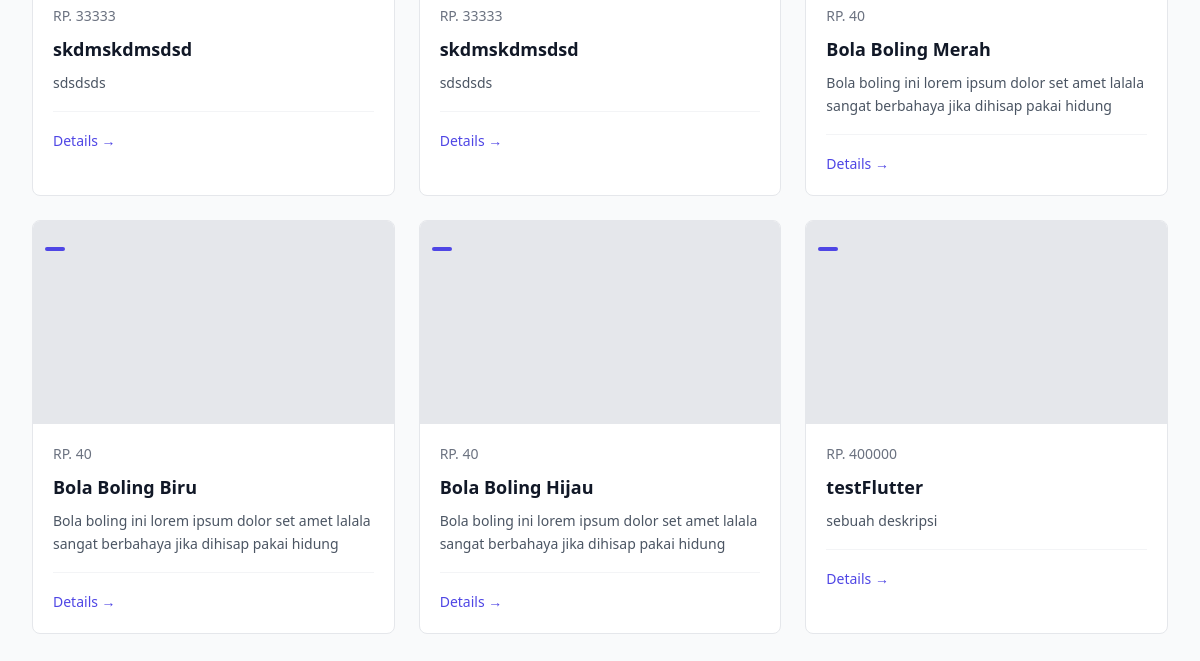
The app's page / (signed in, lower part), older data.
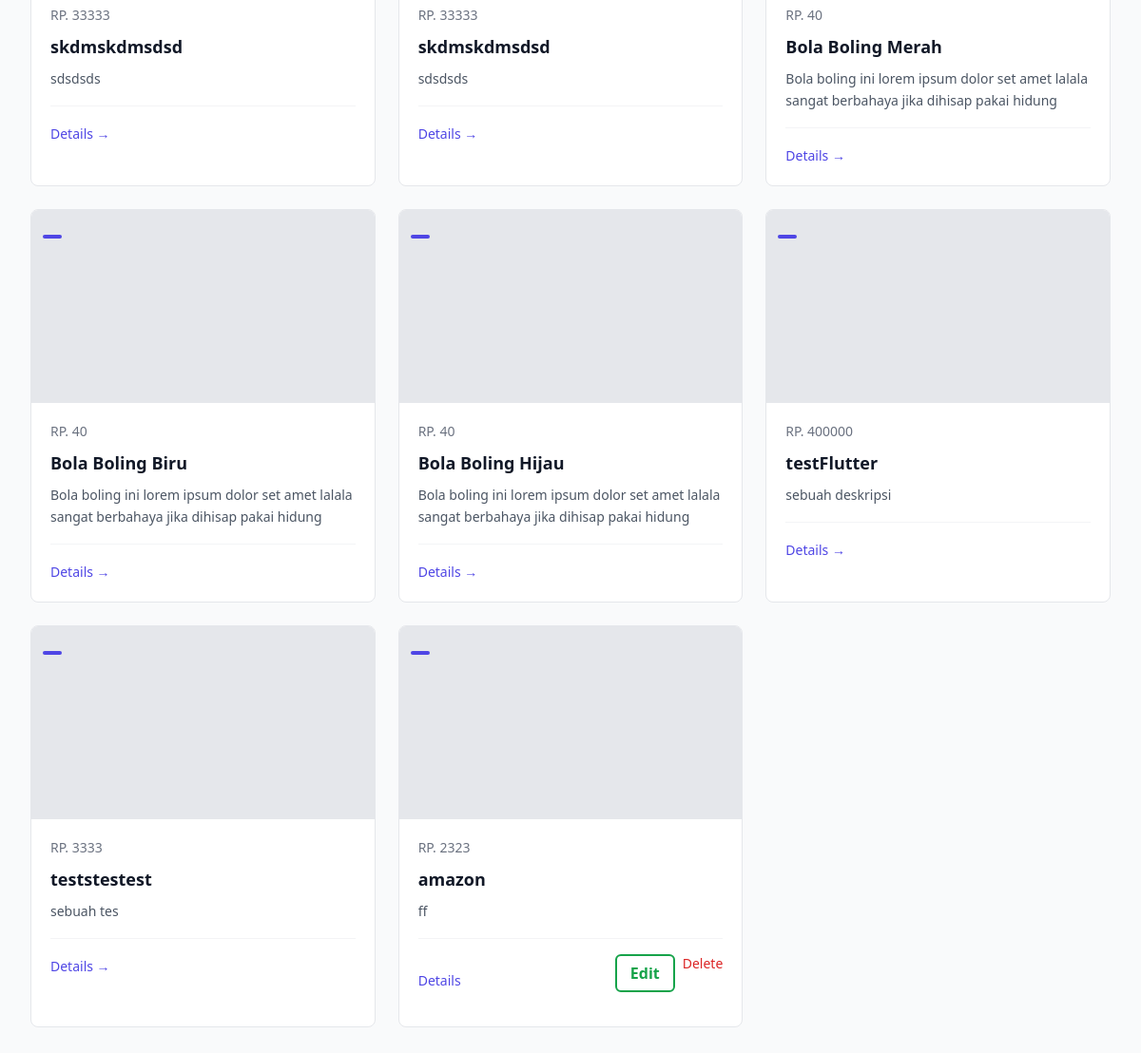
The same page, newer data.
### main/models.py (models this page shows, shortened)
class Products(models.Model):
    CATEGORY_CHOICES = [
        ('equipment', 'Equipment'),
        ('apparel', 'Apparel'),
        ('shoes', 'Shoes'),
        ('collector', 'Collector'),
    ]
    seller = models.ForeignKey(User, on_delete=models.CASCADE, null=True)
    id = models.UUIDField(primary_key=True, default=uuid.uuid4, editable=False)
    name = models.CharField()
    price = models.IntegerField()
    description = models.TextField()
    thumbnail = models.URLField()
    category = models.CharField(max_length=20, choices=CATEGORY_CHOICES, default='update')
    is_featured = models.BooleanField(default=False)

### main/views.py (the view)
# urls.py: path('', show_main, name='show_main'),
@login_required(login_url='/login')
def show_main(request):
    filter_type = request.GET.get('filter', 'all')  # default to 'all'
    if filter_type == "my":
        products_list = Products.objects.filter(seller=request.user)
    else:
        products_list = Products.objects.all()
    context = {
        'app' : 'BeliBola',
        'npm' : '2406404112',
        'name': 'Sherin Urara',
        'class': 'PBP B',
        'products_list': products_list,
        'last_login': request.COOKIES.get('last_login',"Never"),
        'username': request.COOKIES.get('username', "Never")
    }
    return render(request, "main.html", context)

### main/templates/main.html (shortened to what this page needs)
{% extends 'base.html' %}
{% load static %}
{% block content %}
 <div class="bg-gray-50 w-full pt-16 min-h-screen">
  <div class="max-w-7xl mx-auto px-4 sm:px-6 lg:px-8 py-8">
 {% if not products_list %}
      <div class="bg-white rounded-lg border border-gray-200 p-12 text-center">
        <div class="w-32 h-32 mx-auto mb-4">
          <img src="{% static 'image/no-products.png' %}" alt="No products available" class="w-full h-full object-contain">
        </div>
        <h3 class="text-lg font-medium text-gray-900 mb-2">No Products on BeliB0la</h3>
        <p class="text-gray-500 mb-6">Be the first to add a product to belibola!</p>
        <a href="{% url 'main:create_products' %}" class="inline-flex items-center px-4 py-2 bg-grey-600 text-white rounded-md hover:bg-green-700 transition-colors">
          Sell Product
        </a>
      </div>
    {% else %}
      <div class="grid grid-cols-1 md:grid-cols-2 lg:grid-cols-3 gap-6">
        {% for products in products_list %}
          {% include 'card_product.html' with product=product %}
        {% endfor %}
      </div>
    {% endif %}
{% endblock content %}

### main/templates/card_product.html (shortened to what this page needs)
{% load static %}
<article class="bg-white rounded-lg border border-gray-200 hover:shadow-lg transition-shadow duration-300 overflow-hidden">
  <div class="aspect-[16/9] relative overflow-hidden">
    {% if news.thumbnail %}
      <img src="{{ products.thumbnail }}" alt="{{ products.name }}" class="w-full h-full object-cover">
    {% else %}
      <div class="w-full h-full bg-gray-200"></div>
    {% endif %}
    <div class="absolute top-3 left-3">
      <span class="inline-flex items-center px-2.5 py-0.5 rounded-md text-xs font-medium bg-indigo-600 text-white">
      </span>
    </div>
  </div>
  <div class="p-5">
    <div class="flex items-center text-sm text-gray-500 mb-3">
      <h1>RP. {{ products.price }}</h1>
    </div>
    <h3 class="text-lg font-semibold text-gray-900 mb-3 line-clamp-2 leading-tight">
      <a href="{% url 'main:show_products' products.id %}" class="hover:text-indigo-600 transition-colors">
        {{ products.name }}
      </a>
    </h3>
    <p class="text-gray-600 text-sm leading-relaxed line-clamp-3 mb-4">
      {{ products.description|truncatewords:20 }}
    </p>
    {% if user.is_authenticated and products.seller == user %}
      <div class="flex items-center justify-between pt-4 border-t border-gray-100">
        <a href="{% url 'main:show_products' products.id %}" class="text-indigo-600 hover:text-indigo-700 font-medium text-sm transition-colors">
          Details
        </a>
        <div class="flex space-x-2">
        <button onclick="showEditModal('{{ products.id }}')" class="inline-flex items-center px-4 py-2 bg-white text-green-600 font-semibold outline outline-2 outline-green-600 outline-offset-[-2px] rounded-md hover:bg-green-600 hover:text-white transition-colors mb-4">
        Edit
      </button>
          <a href="{% url 'main:delete_product' products.id %}" class="text-red-600 hover:text-red-700 text-sm transition-colors">
            Delete
          </a>
        </div>
      </div>
    {% else %}
      <div class="pt-4 border-t border-gray-100">
        <a href="{% url 'main:show_products' products.id %}" class="text-indigo-600 hover:text-indigo-700 font-medium text-sm transition-colors">
          Details →
        </a>
      </div>
    {% endif %}
  </div>
</article>

Row changes from the older to the newer data that the page shows:
added Products: price "3333", name "teststestest", description "sebuah tes", shows "Details →"
added Products: price "2323", name "amazon", description "ff"
